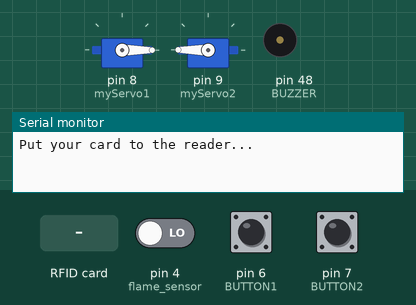
A sketch run on a simulated Arduino Mega 2560, built with avr-gcc and run on an emulated ATmega2560. On the bench: 2 × servo, buzzer (waves = sounding), the last lines printed to the serial monitor. The test bench sets the inputs (shaded band); at power-on: pin 6 (BUTTON1) LOW, pin 4 (flame_sensor) LOW, pin 7 (BUTTON2) LOW.

Above: at 1.2 s.
1.3 s: pin 6 (BUTTON1) pulled HIGH for 0.4 s
At 2.6 s:
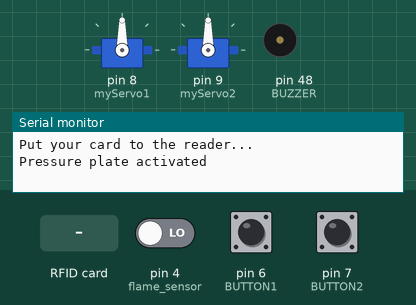
4.7 s: pin 4 (flame_sensor) driven HIGH
At 7.5 s:
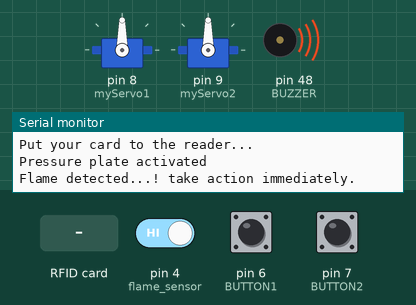
7.7 s: RFID card 50 80 73 A5 held to the reader
At 9.7 s:
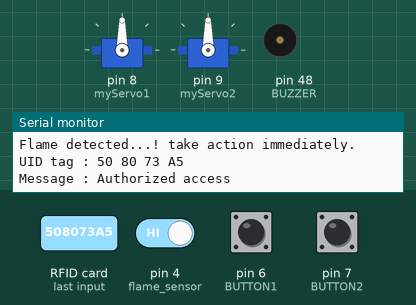
10.0 s: RFID card 5E 7A 19 C4 held to the reader
13.0 s: pin 6 (BUTTON1) pulled HIGH for 1 s
Timing chart, 0 to 20.9 s (numbered marks = the images above; inputs shaded):
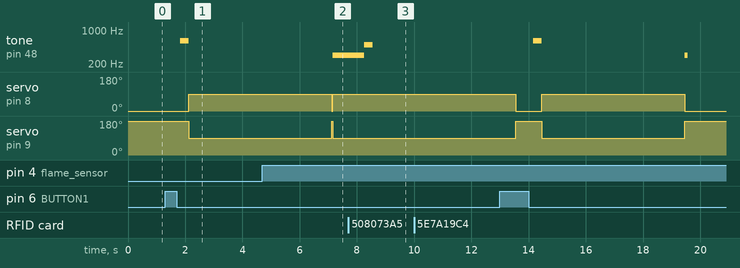

Measured:
- after the input at 1.3 s, tone on pin 48 (BUZZER): silent → 600 Hz after 0.53 s, → silent 0.30 s later; servo on pin 8 (myServo1): 0° → 90° after 0.83 s; servo on pin 9 (myServo2): 180° → 90° after 0.83 s
- after the input at 4.7 s, tone on pin 48 (BUZZER): silent → 300 Hz after 2.5 s
- after the input at 7.7 s, tone on pin 48 (BUZZER): 300 Hz → 500 Hz after 0.56 s, → silent 0.30 s later
- after the input at 10.0 s, every drawn part: stays the same

The sketch:

046-Arduino-Security-Access-Lock-RFID-MFRC522.ino
```cpp
/*
 * Author: KF
 * Garbage managment system
 *
 *Open - close Garbage
 *System uses: RFID,Flame sensor and pressure plate
 */

#include <SPI.h>
#include <MFRC522.h>
#include <Servo.h>

//#define LED_G 7 //define green LED pin D7
//#define LED_R 6 //define red LED D6

#define BUZZER 48 //Buzzer

int BUTTON1 = 6; //B1 for pressure plate
int BUTTON2 = 7; //B2 for pressure plate

MFRC522 mfrc522(53, 49);   // MFRC522 instance

Servo myServo1; //Servo 1
Servo myServo2; //Servo 2


//Flame detector setup
int flame_sensor = 4;
int flame_detected;
int state = 0;//simple variable for displaying the state

void setup()
{
  Serial.begin(9600);   // Initiate a serial communication
  SPI.begin();      // Initiate  SPI bus
  mfrc522.PCD_Init();   // Initiate MFRC522

  myServo1.attach(8); //servo1 - pin 8
  myServo1.write(0); //servo start position

  myServo2.attach(9);
  myServo2.write(180);

  //pinMode(LED_G, OUTPUT);
  //pinMode(LED_R, OUTPUT);
  pinMode(BUZZER, OUTPUT);
  noTone(BUZZER);

  pinMode(BUTTON1,INPUT);
  pinMode(BUTTON2,INPUT);

  pinMode(flame_sensor, INPUT);

  Serial.println("Put your card to the reader...");
  Serial.println();

}

void loop()
{
  flame();
  pressure_plate();
  rfid();
}


//FLAME

void flame(){

  flame_detected = digitalRead(flame_sensor);
  if (flame_detected == 1)
  {
    if(state==1){
    Serial.println("Flame detected...! take action immediately.");
    tone(BUZZER, 300);
    myServo1.write(90);
    myServo2.write(90);

    state=0;
    }

  }
  else
  {
    myServo1.write(0);
    myServo2.write(180);
    noTone(BUZZER);
    delay(200);

    if(state==0){
    state=1;
    }
  }
  delay(100);
  }


//PRESSURE PLATE

void pressure_plate(){
if((digitalRead(BUTTON1) == HIGH)||(digitalRead(BUTTON2) == HIGH)){

    Serial.println("Pressure plate activated");
    delay(500);
    //digitalWrite(LED_G, HIGH);
    tone(BUZZER, 600);
    delay(300);
    noTone(BUZZER);
    myServo1.write(90);
    myServo2.write(90);
    delay(5000);
    myServo1.write(0);
    myServo2.write(180);
    }
}


//RFID

void rfid(){

  // Look for new cards
  if ( ! mfrc522.PICC_IsNewCardPresent())
  {
    return;
  }
  // Select one of the cards
  if ( ! mfrc522.PICC_ReadCardSerial())
  {
    return;
  }

  //Show UID on serial monitor
  Serial.print("UID tag :");
  String content= "";
  byte letter;

  for (byte i = 0; i < mfrc522.uid.size; i++)
  {
     Serial.print(mfrc522.uid.uidByte[i] < 0x10 ? " 0" : " ");
     Serial.print(mfrc522.uid.uidByte[i], HEX);
     content.concat(String(mfrc522.uid.uidByte[i] < 0x10 ? " 0" : " "));
     content.concat(String(mfrc522.uid.uidByte[i], HEX));
  }
  Serial.println();
  Serial.print("Message : ");
  content.toUpperCase();

  if (content.substring(1) == "50 80 73 A5") //change here the UID of the card/cards that you want to give access
  {
    Serial.println("Authorized access");
    Serial.println();
    delay(500);
    //digitalWrite(LED_G, HIGH);
    tone(BUZZER, 500);
    delay(300);
    noTone(BUZZER);
    myServo1.write(90);
    myServo2.write(90);
    delay(5000);
    myServo1.write(0);
    myServo2.write(180);
    //digitalWrite(LED_G, LOW);
  }

 else   {
    Serial.println(" Access denied");
    //digitalWrite(LED_R, HIGH);
    tone(BUZZER, 300);
    delay(100);
    //digitalWrite(LED_R, LOW);
    noTone(BUZZER);
  }
  }
```
